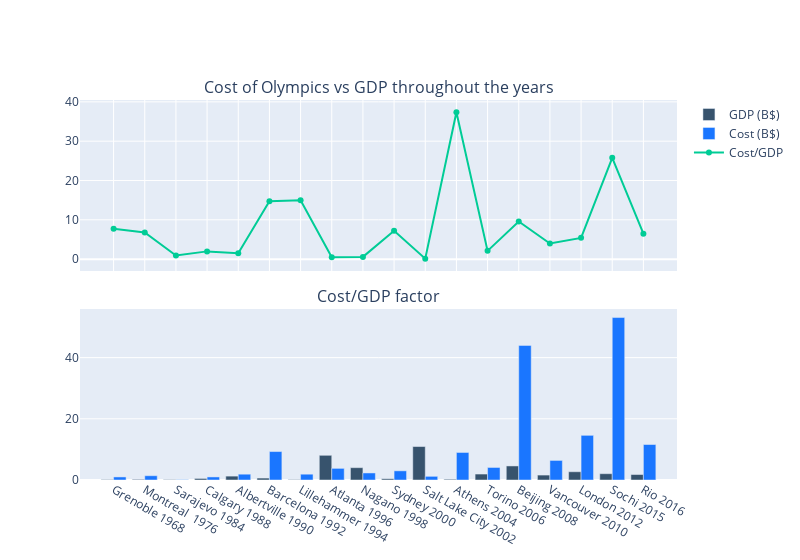

Notebook source saved alongside this figure:
### Code cell
from plotly.subplots import make_subplots
import plotly.graph_objects as go
import pandas as pd
from datetime import datetime

cities_years = cost_gdp_summer['City'].tolist()[::-1]
years = cost_gdp_summer['Year'].tolist()[::-1]

cities_years = [cities[i] + ' '+  str(years[i]) for i in range(len(cities))] 
fig = go.Figure()
# df = pd.read_csv('https://raw.githubusercontent.com/plotly/datasets/master/finance-charts-apple.csv')

# I = [4*k for k in range(127)]

xx  =  cities_years
fig.add_trace(go.Bar(x=cities_years,
                y=cost_gdp['GDP at date'].tolist()[::-1],
                name='GDP (B$)',
                marker_color='rgb(55, 83, 109)'), row=2, col=1)

fig.add_trace(go.Bar(x=cities_years,
                y=cost_gdp['Cost'].tolist()[::-1],
                name='Cost (B$)',
                marker_color='rgb(26, 118, 255)'), row=2, col=1)


fig.add_trace(go.Scatter(x=cities_years,
                         y=cost_gdp['Cost/GDP'].tolist()[::-1],
                         name = 'Cost/GDP'), row=1, col=1
                        )

fig.update_layout(width=800)
fig.show()

### Figure 1 — Plotly figure (JSON) as saved in the notebook; plotly's stock layout.template omitted (floating-point values rounded to 4 significant figures)
{"data": [{"marker": {"color": "rgb(55, 83, 109)"}, "name": "GDP (B$)", "type": "bar", "x": ["Grenoble 1968", "Montreal  1976", "Sarajevo 1984", "Calgary 1988", "Albertville 1990", "Barcelona 1992", "Lillehammer 1994", "Atlanta 1996", "Nagano 1998", "Sydney 2000", "Salt Lake City 2002", "Athens 2004", "Torino 2006", "Beijing 2008", "Vancouver 2010", "London 2012", "Sochi 2015", "Rio 2016"], "xaxis": "x2", "y": [0.129, 0.206, 0.121, 0.507, 1.269, 0.631, 0.127, 8.073, 4.033, 0.415, 10.94, 0.241, 1.948, 4.594, 1.61, 2.7, 2.06, 1.79], "yaxis": "y2"}, {"marker": {"color": "rgb(26, 118, 255)"}, "name": "Cost (B$)", "type": "bar", "x": ["Grenoble 1968", "Montreal  1976", "Sarajevo 1984", "Calgary 1988", "Albertville 1990", "Barcelona 1992", "Lillehammer 1994", "Atlanta 1996", "Nagano 1998", "Sydney 2000", "Salt Lake City 2002", "Athens 2004", "Torino 2006", "Beijing 2008", "Vancouver 2010", "London 2012", "Sochi 2015", "Rio 2016"], "xaxis": "x2", "y": [1, 1.4, 0.11, 1, 1.9, 9.3, 1.9, 3.8, 2.3, 3, 1.2, 9, 4.1, 44, 6.4, 14.6, 53.1, 11.6], "yaxis": "y2"}, {"name": "Cost/GDP", "type": "scatter", "x": ["Grenoble 1968", "Montreal  1976", "Sarajevo 1984", "Calgary 1988", "Albertville 1990", "Barcelona 1992", "Lillehammer 1994", "Atlanta 1996", "Nagano 1998", "Sydney 2000", "Salt Lake City 2002", "Athens 2004", "Torino 2006", "Beijing 2008", "Vancouver 2010", "London 2012", "Sochi 2015", "Rio 2016"], "xaxis": "x", "y": [7.752, 6.796, 0.9091, 1.972, 1.497, 14.74, 14.96, 0.4707, 0.5703, 7.229, 0.1097, 37.34, 2.105, 9.578, 3.975, 5.407, 25.78, 6.48], "yaxis": "y"}], "layout": {"annotations": [{"font": {"size": 16}, "showarrow": false, "text": "Cost of Olympics vs GDP throughout the years", "x": 0.5, "xanchor": "center", "xref": "paper", "y": 1, "yanchor": "bottom", "yref": "paper"}, {"font": {"size": 16}, "showarrow": false, "text": "Cost/GDP factor", "x": 0.5, "xanchor": "center", "xref": "paper", "y": 0.45, "yanchor": "bottom", "yref": "paper"}], "width": 800, "xaxis": {"anchor": "y", "domain": [0, 1], "matches": "x2", "showticklabels": false}, "xaxis2": {"anchor": "y2", "domain": [0, 1]}, "yaxis": {"anchor": "x", "domain": [0.55, 1]}, "yaxis2": {"anchor": "x2", "domain": [0, 0.45]}}}
